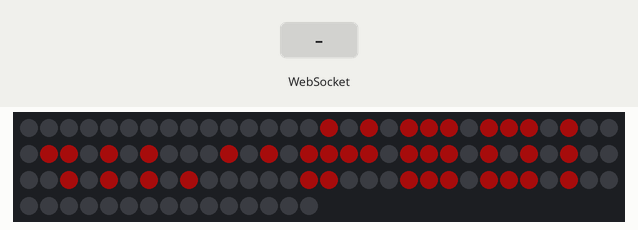
Simulated run of this program. Board: ESP8266 (NodeMCU). Parts: 105 RGB LEDs in strip order, left to right, continuing on the next row. The test bench sets the inputs (shaded band). Dim RGB values are drawn brighter than linear; WiFi joins after 1.5 s; servers stay silent unless stated; network time is answered at once with the bench clock; the local clock reads 2024-03-15 10:24:30 at power-on unless the program sets it; storage starts empty; not simulated (calls return 0 or success): credentials.h; what the program prints to the serial monitor is not drawn.

Above: at 2.7 s.
2.8 s: WebSocket text "0" received
Timing chart, 0 to 5.8 s (numbered marks = the images above; inputs shaded):
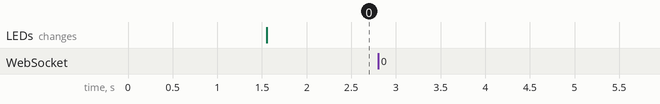

The program:

main.cpp
```cpp
#include <credentials.h>
#include <define_LED_grid.h>
#include <Arduino.h>
#include <ESPAsyncTCP.h>
#include <ESPAsyncWebServer.h>
#include <ESP8266WiFi.h>
#include <NTPClient.h>
#include <WiFiUdp.h>
#include <FastLED.h>
#include <TimeLib.h>
#include <LittleFS.h>
#include <AsyncElegantOTA.h>

#include <iostream>
#include <string.h>
#include <array>
#include <vector>

#include <define_LED_grid.h>


// Setup NetworkTimeProtocol Client
WiFiUDP ntpUDP;
NTPClient timeClient(ntpUDP, "de.pool.ntp.org");

AsyncWebServer server(80);
AsyncWebSocket websocket("/ws");
String header;

// Setup FastLED
#define NUM_LEDS 105
#define CHIPSET WS2812B
#define COLOR_ORDER GRB
#define LED_PIN 1
CRGB leds[NUM_LEDS];
byte brightn = 100;
int16_t color = 0;
int16_t saturation = 180;
uint8_t fadeSpeed = 15;
byte RainbowOn = 0;
byte mode = 0;


int Hour;
int minu;
int sec;
int val_L;
int val_LM;
int val_RM;
int val_R;

// Date
bool isLastSundayOver(int weekday, int day)
{
  int daysToSunday = 7 - weekday;
  int daysLeft = 31 - day;
  if (daysLeft > 6)
  {
    return false;
  }
  else if ((day + daysToSunday) > 31)
  {
    return true;
  }
  else if ((day == 31) && (weekday == 6))
  {
    return true;
  }
  else
  {
    return false;
  }
}

int getTimeOffset()
{
  int dateMonth = month(timeClient.getEpochTime());
  int dateDay = day(timeClient.getEpochTime());
  int weekday = timeClient.getDay();
  if ((dateMonth > 3) && (dateMonth < 10))
  {
    return 7200;
  }
  else if ((dateMonth == 3) && isLastSundayOver(weekday, dateDay))
  {
    return 7200;
  }
  else if (dateMonth == 10 && !isLastSundayOver(weekday, dateDay))
  {
    return 7200;
  }
  else if (dateMonth == 10 && isLastSundayOver(weekday, dateDay))
  {
    return 3600;
  }
  else
  {
    return 3600;
  }
}

// Functions
void instantOn(vector<byte>symbol)
{
  int len = symbol.size();

  for (int i = 0; i < len; i++)
  {
    leds[symbol[i]] = CHSV(color, saturation, brightn);
  }
}

/* __________ code to display time __________ */


void setTime(int time_piece, vector<vector<byte>>grid_position){
  vector<byte>symbol;

  switch(time_piece){
    case 0:
      symbol = drawer(null, grid_position);
      break;
    case 1:
      symbol = drawer(one, grid_position);
      break;
    case 2:
      symbol = drawer(two, grid_position);
      break;
    case 3:
      symbol = drawer(three, grid_position);
      break;
    case 4:
      symbol = drawer(four, grid_position);
      break;
    case 5:
      symbol = drawer(five, grid_position);
      break;
    case 6:
      symbol = drawer(six, grid_position);
      break;
    case 7:
      symbol = drawer(seven, grid_position);
      break;
    case 8:
      symbol = drawer(eight, grid_position);
      break;
    case 9:
      symbol = drawer(nine, grid_position);
      break;
  }
  instantOn(symbol);
}

void getTime()
{
  timeClient.update();

  Hour = timeClient.getHours();
  minu = timeClient.getMinutes();
  sec = timeClient.getSeconds();

  val_L = Hour / 10;
  setTime(val_L,gridL);

  val_LM = Hour % 10;
  setTime(val_LM, gridLM);

  val_RM = minu / 10;
  setTime(val_RM, gridRM);

  val_R = minu % 10;
  setTime(val_R, gridR);
}

void rainbow()
{
  if (RainbowOn == 1)
  {
    if (color == 255)
    {
      color = 0;
    }
    color = color + 1;
  }
}

/* __________ code to display text __________ */


void handleWSData(String cutData)
{
  String idcp = "col";
  String idsl = "sl";
  String idpw = "pw";
  String idro = "Ro";

  bool testcp = strstr(cutData.c_str(), idcp.c_str());
  bool testsl = strstr(cutData.c_str(), idsl.c_str());
  bool testpw = strstr(cutData.c_str(), idpw.c_str());
  bool testro = strstr(cutData.c_str(), idro.c_str());

  // user control LED Panel
  // color picker
  if (testcp == 1)
  {
    cutData = cutData.substring(7);
    Serial.println(cutData);
    byte del0;
    byte del1;
    byte del2;
    String HSV[3] = {};
    for (int delLoop = 0; delLoop <= 2; delLoop++)
    {
      del0 = cutData.indexOf(':');
      cutData = cutData.substring(del0);
      del0 = cutData.indexOf(':');
      del1 = cutData.indexOf(',');
      del2 = cutData.indexOf('}');

      if (delLoop < 2)
      {
        HSV[delLoop] = cutData.substring(del0 + 1, del1);
        cutData = cutData.substring(del1);
      }
      else
      {
        HSV[delLoop] = cutData.substring(del0 + 1, del2);
      }

      color = map(HSV[0].toInt(), 0, 360, 0, 255);
      saturation = map(HSV[1].toInt(), 0, 100, 0, 255);
      brightn = map(HSV[2].toInt(), 0, 100, 0, 255);

    }
  }

  // rainbow fade slider
  else if (testsl == 1)
  {
    String sl = cutData.substring(2);
    sint8_t slinverted = sl.toInt() - 100;
    slinverted = -1 * slinverted;
    fadeSpeed = slinverted;
  }

  // Power control
  else if (testpw == 1)
  {
    String pw = cutData.substring(2);
    if (pw == "0")
    {
      brightn = 0;
    }
    else
    {
      brightn = 100;
    }
  }

  // Rainbow on/off
  else if (testro == 1)
  {
    String ro = cutData.substring(1);
    if (ro == "off")
    {
      RainbowOn = 69;
    }
    else
    {
      RainbowOn = 1;
    }
  }
}

void onWsEvent(AsyncWebSocket *server, AsyncWebSocketClient *client, AwsEventType type, void *arg, uint8_t *data, size_t len)
{
  if (type == WS_EVT_CONNECT)
  {
    Serial.println("Websocket client connection received");
    client->text("Hello from ESP32 Server");
  }
  else if (type == WS_EVT_DISCONNECT)
  {
    Serial.println("Client disconnected");
  }
  else if (type == WS_EVT_DATA)
  {
    data[len] = 0;

    String cutData = (char *)data;
    handleWSData(cutData);
  }
}

String processor(const String &var)
{
  if (brightn != 0)
  {
    return "An";
  }
  return "Aus";
}

void setup()
{
  Serial.begin(9600);
  LittleFS.begin();
  FastLED.addLeds<WS2812B, LED_PIN, GRB>(leds, NUM_LEDS);


  WiFi.begin(ssid, password);
  while (WiFi.status() != WL_CONNECTED)
  {
    delay(500);
    Serial.print(".");
  }
  // Print local IP address and start web server
  Serial.println("");
  Serial.println("WiFi connected.");
  Serial.println("IP address: ");
  Serial.println(WiFi.localIP());

  websocket.onEvent(onWsEvent);
  server.addHandler(&websocket);

  server.on("/", HTTP_GET, [](AsyncWebServerRequest *request)
            { request->send(LittleFS, "/index.html", String(), false, processor); });
  server.on("/style.css", HTTP_GET, [](AsyncWebServerRequest *request)
            { request->send(LittleFS, "/style.css", "text/css"); });

  AsyncElegantOTA.begin(&server);
  server.begin();

  timeClient.begin();
  timeClient.setTimeOffset(7200);
}

void loop()
{
  // put your main code here, to run repeatedly:
  if (mode == 0) {    // display time mode
    timeClient.setTimeOffset(getTimeOffset());
    timeClient.update();

    getTime();
  }
  else if (mode == 1){    // display text mode

  }

  rainbow();

  FastLED.show();
  delay(fadeSpeed);
  FastLED.clear();
  delay(fadeSpeed);
}
```
